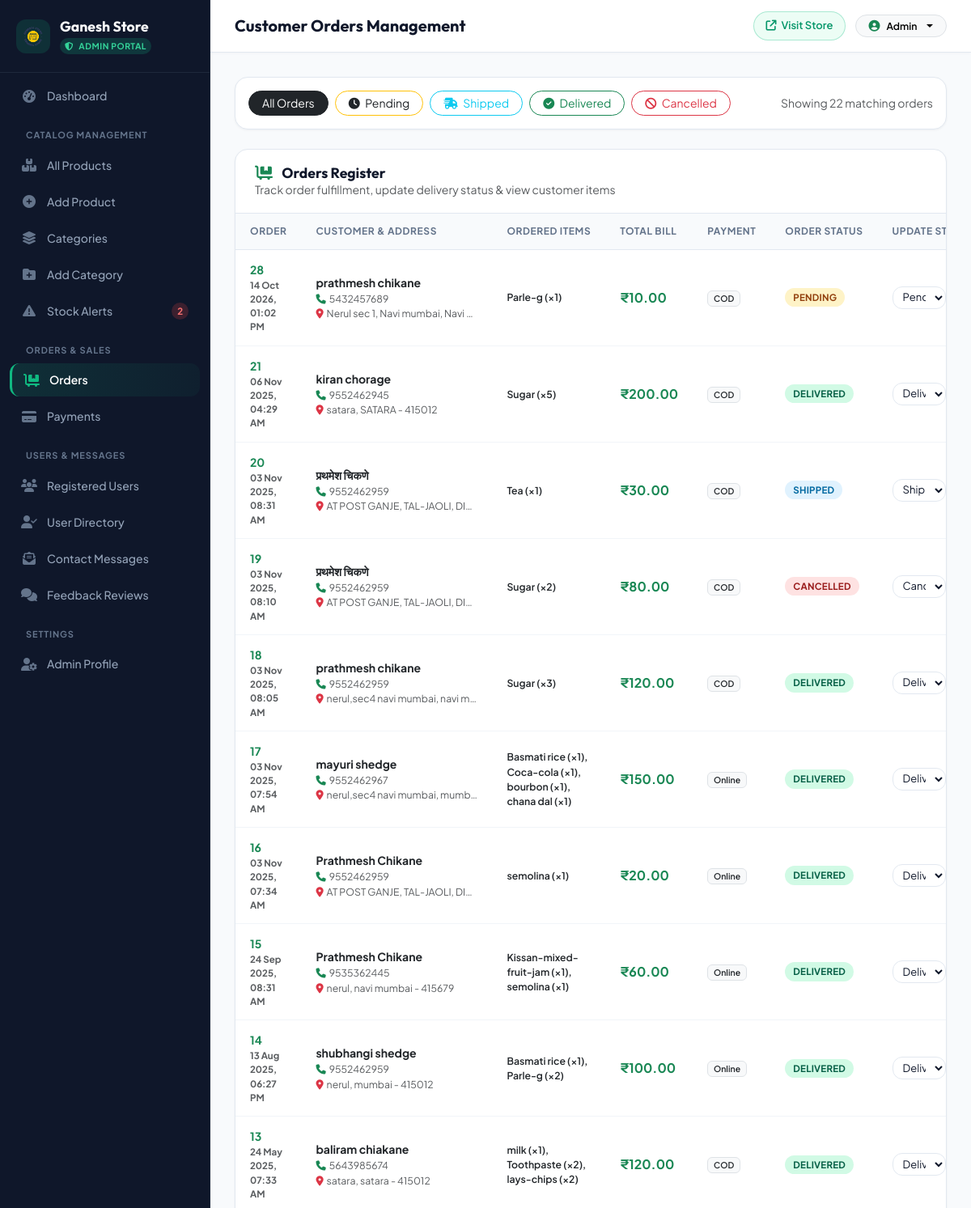
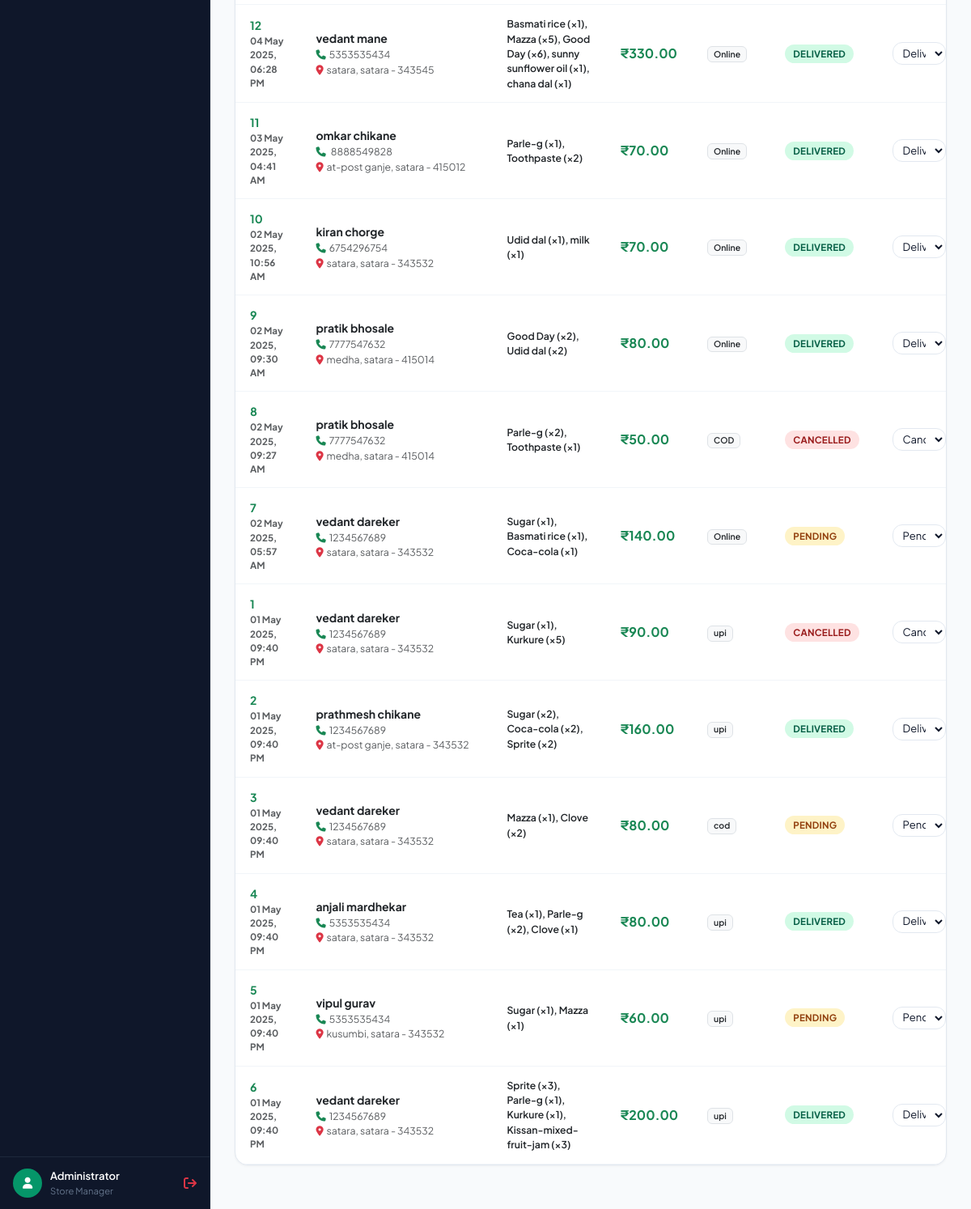
Page /Admin/admin_view_orders.php on the committed database (2 pictures, top to bottom).
### tables this page shows
CREATE TABLE `orders` (
  `order_id` int(11) NOT NULL,
  `user_ip` varchar(255) DEFAULT NULL,
  `first_name` varchar(100) DEFAULT NULL,
  `last_name` varchar(100) DEFAULT NULL,
  `address1` text DEFAULT NULL,
  `address2` text DEFAULT NULL,
  `city` varchar(100) DEFAULT NULL,
  `state` varchar(100) DEFAULT NULL,
  `postcode` varchar(20) DEFAULT NULL,
  `phone` varchar(20) DEFAULT NULL,
  `email` varchar(100) DEFAULT NULL,
  `product_id` int(11) DEFAULT NULL,
  `quantity` int(11) DEFAULT NULL,
  `price` decimal(10,2) DEFAULT NULL,
  `payment_mode` varchar(50) DEFAULT NULL,
  `order_status` varchar(50) DEFAULT 'Pending',
  `order_date` datetime DEFAULT current_timestamp()
);

### Admin/admin_view_orders.php (the view, shortened to what this page needs)
<?php
require_once __DIR__ . '/includes/connection.php';
$status_filter = "";
$active_filter = $_GET['status'] ?? 'all';
include('includes/admin_header.php');
include('includes/admin_sidebar.php');
$orders_query = "SELECT * FROM orders $status_filter ORDER BY order_date DESC";
$orders_result = mysqli_query($con, $orders_query);
?>
<div class="admin-main">
    <?php include('includes/admin_topbar.php'); ?>
    <div class="admin-content-body">
        <div class="admin-card-table p-3 mb-4">
            <div class="d-flex align-items-center justify-content-between flex-wrap gap-2">
                <div class="d-flex flex-wrap gap-2">
                    <a href="admin_view_orders.php?status=all" class="btn btn-sm rounded-pill px-3 <?php echo ($active_filter == 'all') ? 'btn-dark' : 'btn-outline-secondary'; ?>">
                        All Orders
                    </a>
                    <a href="admin_view_orders.php?status=Pending" class="btn btn-sm rounded-pill px-3 <?php echo ($active_filter == 'Pending') ? 'btn-warning fw-bold text-dark' : 'btn-outline-warning text-dark'; ?>">
                        <i class="fa-solid fa-clock me-1"></i> Pending
                    </a>
                    <a href="admin_view_orders.php?status=Shipped" class="btn btn-sm rounded-pill px-3 <?php echo ($active_filter == 'Shipped') ? 'btn-info fw-bold text-white' : 'btn-outline-info'; ?>">
                        <i class="fa-solid fa-truck-fast me-1"></i> Shipped
                    </a>
                    <a href="admin_view_orders.php?status=Delivered" class="btn btn-sm rounded-pill px-3 <?php echo ($active_filter == 'Delivered') ? 'btn-success fw-bold' : 'btn-outline-success'; ?>">
                        <i class="fa-solid fa-circle-check me-1"></i> Delivered
                    </a>
                    <a href="admin_view_orders.php?status=Cancelled" class="btn btn-sm rounded-pill px-3 <?php echo ($active_filter == 'Cancelled') ? 'btn-danger fw-bold' : 'btn-outline-danger'; ?>">
                        <i class="fa-solid fa-ban me-1"></i> Cancelled
                    </a>
                </div>
                <span class="text-muted small">Showing <?php echo mysqli_num_rows($orders_result); ?> matching orders</span>
            </div>
        </div>
        <div class="admin-card-table">
            <div class="admin-card-header">
                <div>
                    <h3><i class="fa-solid fa-cart-flatbed text-success me-2"></i> Orders Register</h3>
                    <p class="text-muted small m-0">Track order fulfillment, update delivery status & view customer items</p>
                </div>
            </div>
            <div class="table-responsive">
                <table class="admin-table">
                    <thead>
                        <tr>
                            <th style="width: 70px;">Order </th>
                            <th>Customer & Address</th>
                            <th>Ordered Items</th>
                            <th>Total Bill</th>
                            <th>Payment</th>
                            <th>Order Status</th>
                            <th style="width: 170px;">Update Status</th>
                        </tr>
                    </thead>
                    <tbody>
                        <?php
                        if ($orders_result && mysqli_num_rows($orders_result) > 0) {
                            while ($order = mysqli_fetch_assoc($orders_result)) {
                                $order_id = $order['order_id'];
                                $customer_name = htmlspecialchars($order['first_name'] . ' ' . $order['last_name']);
                                $phone = htmlspecialchars($order['phone']);
                                $address = htmlspecialchars($order['address1'] . ', ' . $order['city'] . ' - ' . $order['postcode']);
                                $status = $order['order_status'];
                                $payment_mode = htmlspecialchars($order['payment_mode']);
                                $order_date = date("d M Y, h:i A", strtotime($order['order_date']));
                                $pill_class = 'status-pending';
                                if ($status == 'Delivered' || $status == 'Completed') $pill_class = 'status-delivered';
                                elseif ($status == 'Shipped') $pill_class = 'status-shipped';
                                elseif ($status == 'Cancelled') $pill_class = 'status-cancelled';
                                $items_q = mysqli_query($con, "SELECT oi.*, p.product_name FROM order_items oi JOIN products p ON oi.product_id = p.product_id WHERE oi.order_id = $order_id");
                                $items_list = [];
                                $total_calculated = 0;
                                while ($it = mysqli_fetch_assoc($items_q)) {
                                    $it_total = floatval($it['price']) * intval($it['quantity']);
                                    $total_calculated += $it_total;
                                    $items_list[] = htmlspecialchars($it['product_name']) . " (×" . $it['quantity'] . ")";
                                }
                        ?>
                            <tr>
                                <td class="fw-bold">
                                    <span class="text-success"><?php echo $order_id; ?></span>
                                    <div class="small text-muted" style="font-size: 0.72rem;"><?php echo $order_date; ?></div>
                                </td>
                                <td>
                                    <div class="fw-bold text-dark"><?php echo $customer_name; ?></div>
                                    <div class="small text-muted"><i class="fa-solid fa-phone me-1 text-success"></i><?php echo $phone; ?></div>
                                    <div class="small text-muted" style="max-width: 200px; white-space: nowrap; overflow: hidden; text-overflow: ellipsis;" title="<?php echo $address; ?>">
                                        <i class="fa-solid fa-location-dot me-1 text-danger"></i><?php echo $address; ?>
                                    </div>
                                </td>
                                <td>
                                    <div class="small text-dark fw-semibold" style="max-width: 220px;">
                                        <?php echo !empty($items_list) ? implode(', ', $items_list) : 'Custom Order'; ?>
                                    </div>
                                </td>
                                <td>
                                    <span class="fw-bold text-success fs-6">₹<?php echo number_format($total_calculated, 2); ?></span>
                                </td>
                                <td>
                                    <span class="badge bg-light text-dark border small fw-semibold">
                                        <?php echo $payment_mode; ?>
                                    </span>
                                </td>
                                <td>
                                    <span class="status-pill <?php echo $pill_class; ?>">
                                        <?php echo $status; ?>
                                    </span>
                                </td>
                                <td>
                                    <form action="" method="POST" class="d-flex align-items-center gap-1">
                                        <select name="status" class="admin-form-control py-1 px-2 small" style="font-size: 0.8125rem;">
                                            <option value="Pending" <?php if ($status == 'Pending') echo 'selected'; ?>>Pending</option>
                                            <option value="Shipped" <?php if ($status == 'Shipped') echo 'selected'; ?>>Shipped</option>
                                            <option value="Delivered" <?php if ($status == 'Delivered') echo 'selected'; ?>>Delivered</option>
                                            <option value="Cancelled" <?php if ($status == 'Cancelled') echo 'selected'; ?>>Cancelled</option>
                                        </select>
                                    </form>
                                </td>
                            </tr>
                        <?php
                            }
                        } else {
                            echo "<tr><td colspan='7' class='text-center py-5 text-muted'>No orders matching the selected filter.</td></tr>";
                        }
                        ?>
                    </tbody>
                </table>
            </div>
        </div>
    </div>
<?php include('includes/admin_footer.php'); ?>

### Admin/admin_style.css (style rules this page uses)
:root { --admin-sidebar-bg: #0f172a; --admin-sidebar-text: #94a3b8; --admin-sidebar-active: #10b981; --admin-sidebar-hover: #1e293b; --admin-primary: #059669; --admin-primary-hover: #047857; --admin-primary-light: #10b981; --admin-primary-subtle: #ecfdf5; --admin-bg: #f8fafc; --admin-surface: #ffffff; --admin-border: #e2e8f0; --admin-border-subtle: #f1f5f9; --admin-text-main: #0f172a; --admin-text-muted: #64748b; --admin-text-light: #94a3b8; --admin-danger: #ef4444; --admin-warning: #f59e0b; --admin-info: #0284c7; --admin-success: #10b981; --admin-radius-sm: 8px; --admin-radius-md: 12px; --admin-radius-lg: 16px; --admin-radius-xl: 20px; --admin-radius-full: 9999px; --admin-shadow-sm: 0 1px 3px 0 rgba(15, 23, 42, 0.05); --admin-shadow-md: 0 4px 14px -2px rgba(15, 23, 42, 0.06), 0 2px 6px -1px rgba(15, 23, 42, 0.04); --admin-shadow-lg: 0 10px 25px -4px rgba(15, 23, 42, 0.08), 0 4px 10px -2px rgba(15, 23, 42, 0.03); --font-heading: 'Outfit', sans-serif; --font-sans: 'Plus Jakarta Sans', sans-serif; }
*, *::before, *::after { box-sizing: border-box; margin: 0; padding: 0; }
body { font-family: var(--font-sans); background-color: var(--admin-bg); color: #334155; min-height: 100vh; -webkit-font-smoothing: antialiased; }
.admin-main { margin-left: 260px; flex: 1; display: flex; flex-direction: column; min-width: 0; }
.admin-content-body { padding: 30px; flex: 1; }
.admin-card-table { background: var(--admin-surface); border: 1px solid var(--admin-border); border-radius: var(--admin-radius-lg); box-shadow: var(--admin-shadow-sm); overflow: hidden; margin-bottom: 24px; }
.admin-card-header { padding: 18px 24px; border-bottom: 1px solid var(--admin-border); display: flex; align-items: center; justify-content: space-between; flex-wrap: wrap; gap: 14px; }
.admin-card-header h3, .admin-card-header h4 { font-family: var(--font-heading); font-size: 1.1rem; font-weight: 700; color: var(--admin-text-main); margin: 0; }
.admin-table { width: 100%; border-collapse: collapse; margin: 0; }
.admin-table thead { background: #f8fafc; }
.admin-table th { padding: 13px 18px; font-size: 0.75rem; font-weight: 700; text-transform: uppercase; letter-spacing: 0.05em; color: #64748b; border-bottom: 1px solid var(--admin-border); white-space: nowrap; }
.admin-table td { padding: 14px 18px; font-size: 0.875rem; color: #334155; border-bottom: 1px solid var(--admin-border-subtle); vertical-align: middle; }
.status-pill { display: inline-flex; align-items: center; gap: 5px; padding: 3px 10px; border-radius: var(--admin-radius-full); font-size: 0.72rem; font-weight: 700; letter-spacing: 0.02em; text-transform: uppercase; }
.status-pending { background: #fef3c7; color: #92400e; }
.status-completed, .status-delivered { background: #d1fae5; color: #065f46; }
.status-shipped { background: #e0f2fe; color: #0369a1; }
.status-cancelled { background: #fee2e2; color: #991b1b; }
.admin-form-control { width: 100%; padding: 10px 14px; border-radius: var(--admin-radius-md); border: 1.5px solid var(--admin-border); font-size: 0.9rem; color: var(--admin-text-main); background: var(--admin-surface); transition: all 0.2s ease; }

### rows in the picture
orders: order_id "28", order_date "14 Oct 2026, 01:02 PM", customer_name "prathmesh chikane", phone "5432457689", address "Nerul sec 1, Navi mumbai, Navi…", items_list "Parle-g (×1)", total_calculated "10.00", payment_mode "COD", order_status "PENDING", status "Pending"
orders: order_id "21", order_date "06 Nov 2025, 04:29 AM", customer_name "kiran chorage", phone "9552462945", address "satara, SATARA - 415012", items_list "Sugar (×5)", total_calculated "200.00", payment_mode "COD", order_status "DELIVERED", status "Delivered"
orders: order_id "20", order_date "03 Nov 2025, 08:31 AM", customer_name "प्रथमेश चिकणे", phone "9552462959", address "AT POST GANJE, TAL-JAOLI, DI…", items_list "Tea (×1)", total_calculated "30.00", payment_mode "COD", order_status "SHIPPED", status "Shipped"
orders: order_id "19", order_date "03 Nov 2025, 08:10 AM", customer_name "प्रथमेश चिकणे", phone "9552462959", address "AT POST GANJE, TAL-JAOLI, DI…", items_list "Sugar (×2)", total_calculated "80.00", payment_mode "COD", order_status "CANCELLED", status "Cancelled"
orders: order_id "18", order_date "03 Nov 2025, 08:05 AM", customer_name "prathmesh chikane", phone "9552462959", address "nerul,sec4 navi mumbai, navi m…", items_list "Sugar (×3)", total_calculated "120.00", payment_mode "COD", order_status "DELIVERED", status "Delivered"
orders: order_id "17", order_date "03 Nov 2025, 07:54 AM", customer_name "mayuri shedge", phone "9552462967", address "nerul,sec4 navi mumbai, mumb…", items_list "Basmati rice (×1), Coca-cola (×1), bourbon (×1), chana dal (×1)", total_calculated "150.00", payment_mode "Online", order_status "DELIVERED", status "Delivered"
orders: order_id "16", order_date "03 Nov 2025, 07:34 AM", customer_name "Prathmesh Chikane", phone "9552462959", address "AT POST GANJE, TAL-JAOLI, DI…", items_list "semolina (×1)", total_calculated "20.00", payment_mode "Online", order_status "DELIVERED", status "Delivered"
orders: order_id "15", order_date "24 Sep 2025, 08:31 AM", customer_name "Prathmesh Chikane", phone "9535362445", address "nerul, navi mumbai - 415679", items_list "Kissan-mixed-fruit-jam (×1), semolina (×1)", total_calculated "60.00", payment_mode "Online", order_status "DELIVERED", status "Delivered"
orders: order_id "14", order_date "13 Aug 2025, 06:27 PM", customer_name "shubhangi shedge", phone "9552462959", address "nerul, mumbai - 415012", items_list "Basmati rice (×1), Parle-g (×2)", total_calculated "100.00", payment_mode "Online", order_status "DELIVERED", status "Delivered"
orders: order_id "13", order_date "24 May 2025, 07:33 AM", customer_name "baliram chiakane", phone "5643985674", address "satara, satara - 415012", items_list "milk (×1), Toothpaste (×2), lays-chips (×2)", total_calculated "120.00", payment_mode "COD", order_status "DELIVERED", status "Delivered"
orders: order_id "12", order_date "04 May 2025, 06:28 PM", customer_name "vedant mane", phone "5353535434", address "satara, satara - 343545", items_list "Basmati rice (×1), Mazza (×5), Good Day (×6), sunny sunflower oil (×1), chana dal (×1)", total_calculated "330.00", payment_mode "Online", order_status "DELIVERED", status "Delivered"
orders: order_id "11", order_date "03 May 2025, 04:41 AM", customer_name "omkar chikane", phone "8888549828", address "at-post ganje, satara - 415012", items_list "Parle-g (×1), Toothpaste (×2)", total_calculated "70.00", payment_mode "Online", order_status "DELIVERED", status "Delivered"
orders: order_id "10", order_date "02 May 2025, 10:56 AM", customer_name "kiran chorge", phone "6754296754", address "satara, satara - 343532", items_list "Udid dal (×1), milk (×1)", total_calculated "70.00", payment_mode "Online", order_status "DELIVERED", status "Delivered"
orders: order_id "9", order_date "02 May 2025, 09:30 AM", customer_name "pratik bhosale", phone "7777547632", address "medha, satara - 415014", items_list "Good Day (×2), Udid dal (×2)", total_calculated "80.00", payment_mode "Online", order_status "DELIVERED", status "Delivered"
orders: order_id "8", order_date "02 May 2025, 09:27 AM", customer_name "pratik bhosale", phone "7777547632", address "medha, satara - 415014", items_list "Parle-g (×2), Toothpaste (×1)", total_calculated "50.00", payment_mode "COD", order_status "CANCELLED", status "Cancelled"
orders: order_id "7", order_date "02 May 2025, 05:57 AM", customer_name "vedant dareker", phone "1234567689", address "satara, satara - 343532", items_list "Sugar (×1), Basmati rice (×1), Coca-cola (×1)", total_calculated "140.00", payment_mode "Online", order_status "PENDING", status "Pending"
orders: order_id "1", order_date "01 May 2025, 09:40 PM", customer_name "vedant dareker", phone "1234567689", address "satara, satara - 343532", items_list "Sugar (×1), Kurkure (×5)", total_calculated "90.00", payment_mode "upi", order_status "CANCELLED", status "Cancelled"
orders: order_id "2", order_date "01 May 2025, 09:40 PM", customer_name "prathmesh chikane", phone "1234567689", address "at-post ganje, satara - 343532", items_list "Sugar (×2), Coca-cola (×2), Sprite (×2)", total_calculated "160.00", payment_mode "upi", order_status "DELIVERED", status "Delivered"
orders: order_id "3", order_date "01 May 2025, 09:40 PM", customer_name "vedant dareker", phone "1234567689", address "satara, satara - 343532", items_list "Mazza (×1), Clove (×2)", total_calculated "80.00", payment_mode "cod", order_status "PENDING", status "Pending"
orders: order_id "4", order_date "01 May 2025, 09:40 PM", customer_name "anjali mardhekar", phone "5353535434", address "satara, satara - 343532", items_list "Tea (×1), Parle-g (×2), Clove (×1)", total_calculated "80.00", payment_mode "upi", order_status "DELIVERED", status "Delivered"
orders: order_id "5", order_date "01 May 2025, 09:40 PM", customer_name "vipul gurav", phone "5353535434", address "kusumbi, satara - 343532", items_list "Sugar (×1), Mazza (×1)", total_calculated "60.00", payment_mode "upi", order_status "PENDING", status "Pending"
orders: order_id "6", order_date "01 May 2025, 09:40 PM", customer_name "vedant dareker", phone "1234567689", address "satara, satara - 343532", items_list "Sprite (×3), Parle-g (×1), Kurkure (×1), Kissan-mixed-fruit-jam (×3)", total_calculated "200.00", payment_mode "upi", order_status "DELIVERED", status "Delivered"

### other values in the picture
$low_stock_badge "2"
$_SESSION['admin_username'] "Administrator"
$page_heading "Customer Orders Management"
$_SESSION['admin_username'] "Admin"
mysqli_num_rows($orders_result) "22"
